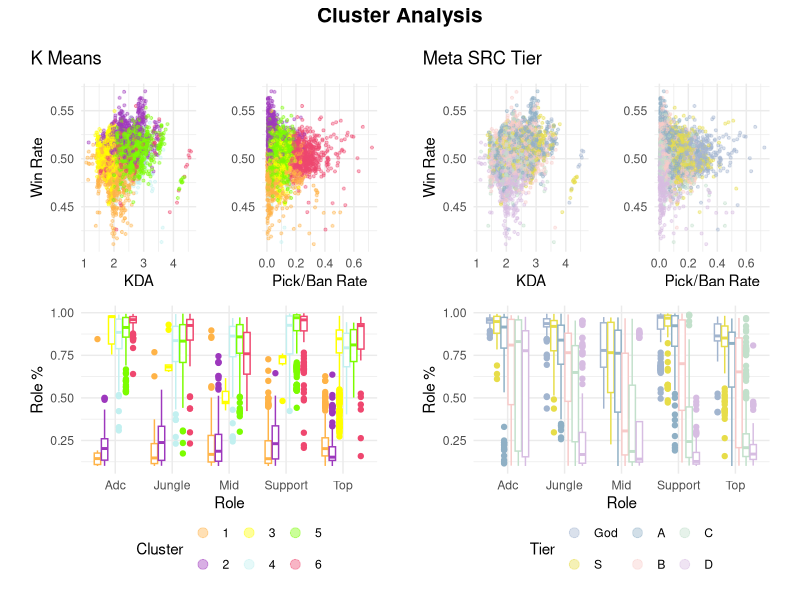
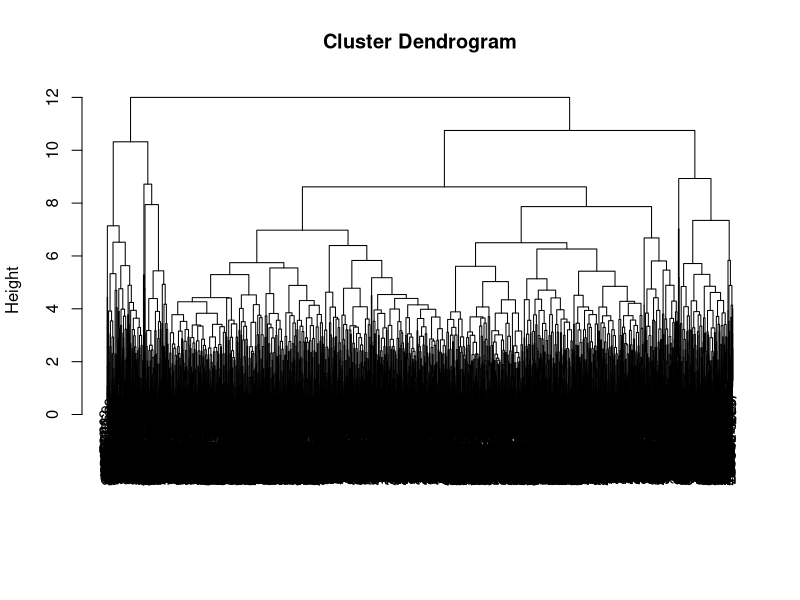
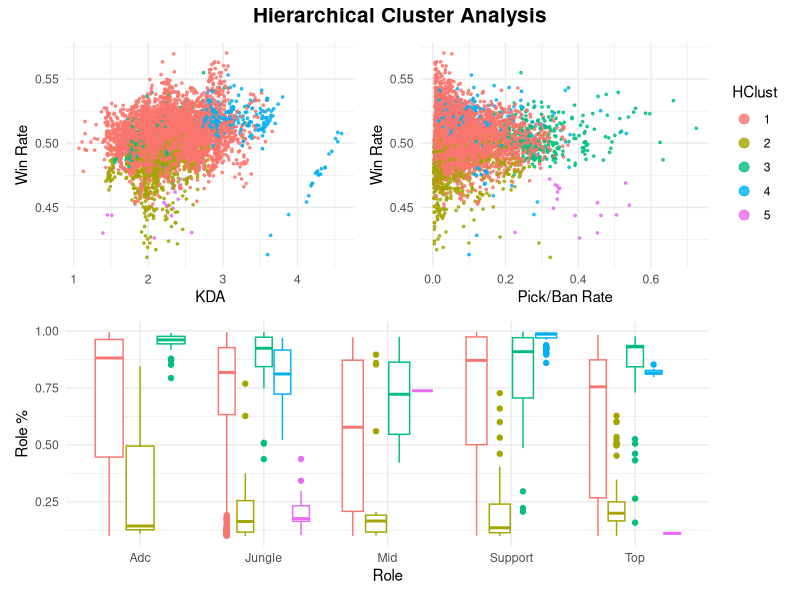
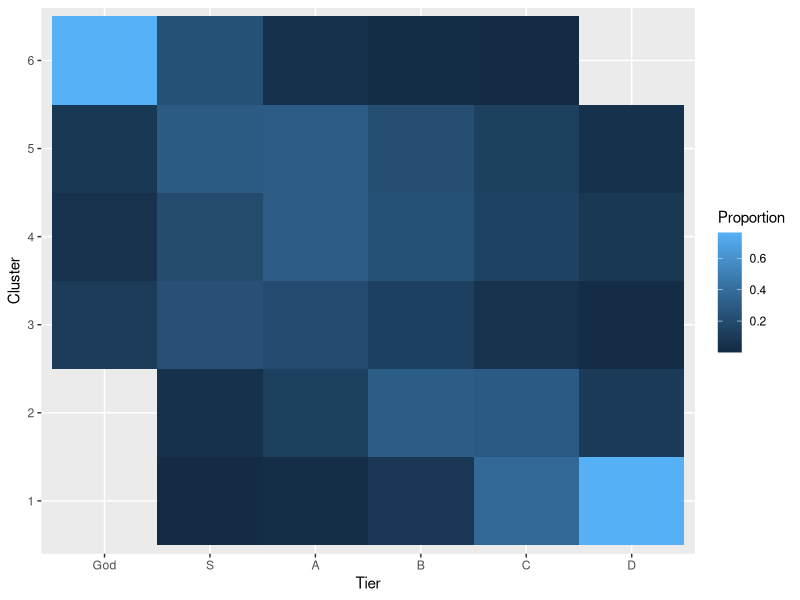

R code for these plots, in order:
## ---- chunk 1
knitr::opts_chunk$set(echo = TRUE)
set.seed(27) #DO NOT CHANGE THIS SEED IT IS NEEDED FOR REPRODUCABILITY SO OUR DATA WILL MAKE SENSE WITH THE WORDS WE USE PLEASE DONT CHANGE KEEP AT 27 PLEASE GOD KEEP AT 27
library(tidyverse)
library(patchwork)

## ---- chunk 2
leaguedf <- read_csv('../data_sets/S13LeagueOfLegendsData.csv', 
                      col_types=c('c', 'c', 'c', 'c', 'c', 'd', 'd', 'd', 'd', 'd', 'd', 'd', 'c'), 
                      col_names=c('rowno', 'Name', 'Class', 'Role', 'Tier', 'Score', 'Trend', "WinRate", "RoleRate", "PickRate", "BanRate", 'KDA', 'Patch'), skip=1) %>%
  column_to_rownames("rowno") %>% 
  mutate(PickBanRate = PickRate + BanRate, 
         Patch = as.numeric(str_replace(Patch, '(.*?)_(.*?)', '')), 
         Role = str_to_title(Role))
leaguedf$Tier = as.factor(leaguedf$Tier) %>%
  fct_relevel(c("God", "S", "A", "B", "C", "D"))

head(leaguedf, 5)

## ---- chunk 3
palette_warm <- c("#FFB347", "#9D38BD", "#FFFF00", "#C2F0F0", "#7CFC00", "#EF476F")
palette_cool <- c("#A2B5CF", "#E7DD49", "#8FB0C5", "#F7CAC9", "#C2E0CB", "#D7BDE2")


## ---- chunk 4
#Cluster Analysis with K-Means


#Step 1: Normalize Data:
#First drop icky Vars and then Dummy encode Name, Class, and Role
#This is a high dimensional Data set

Normaldf <- leaguedf %>%
  select(-c(Tier, Score, Trend, PickBanRate)) %>%
    pivot_wider(names_from = Role,
              values_from = Role,
              values_fn = function(x) 1,
              values_fill = 0) %>%
    mutate(Class = paste("Class: ", Class, sep = '')) %>%
    pivot_wider(names_from = Class,
                values_from = Class,
                values_fn = function(x) 1,
                values_fill = 0) %>%
    pivot_wider(names_from = Name,
                values_from = Name,
                values_fn = function(x) 1,
                values_fill =0) %>%
  mutate(
    WinRate = (WinRate - mean(WinRate))/sd(WinRate),
    RoleRate = (RoleRate - mean(RoleRate))/ sd(RoleRate),
    PickRate = (PickRate - mean(PickRate)) / sd(PickRate),
    BanRate = (BanRate - mean(BanRate)) / sd(BanRate),
    KDA = (KDA - mean(KDA)) / sd(KDA),
    Patch = (Patch -mean(Patch)) / sd(Patch)
  )
  
#Step 2: Clusterize the Data

data <- kmeans(Normaldf, centers = 6, nstart = 25)

leaguedf$Cluster = as.factor(data$cluster)

#Reproducibility for Graphing purposes

ordering <- leaguedf %>%
  group_by(Cluster) %>%
  summarize(RoleRate = mean(RoleRate)) %>%
  arrange(RoleRate) %>%
  mutate(transformation = row_number())

transform <- function (x) {
  temp <- ordering %>%
    filter(Cluster == x)
  return (temp[[1, 3]])
}

leaguedf$Cluster <- sapply(leaguedf$Cluster, transform)

leaguedf <- leaguedf %>%
  mutate(Cluster = as.factor(Cluster))

plot1a <- leaguedf %>%
  ggplot() + 
  geom_point(mapping = aes(x = KDA, y = WinRate, color = Cluster), size = 0.75, alpha = 0.4) + 
  labs(x = "KDA", y = "Win Rate") + 
  theme_minimal()+ 
  theme(legend.position = "none") + 
  scale_color_manual(values = palette_warm)

plot1b <- leaguedf %>%
  ggplot() +
  geom_point(mapping = aes(x = PickBanRate, y = WinRate, color = Cluster), size = 0.75, alpha = 0.4) + 
  labs(x= "Pick/Ban Rate", y= "") + 
  theme_minimal()+ 
  scale_color_manual(values = palette_warm)+ 
  theme(legend.position = "bottom")+
     guides(color = guide_legend(override.aes = list(size = 3) ) )

plot1c <- leaguedf %>%
  ggplot() + 
  geom_boxplot(mapping = aes(x = Role, y = RoleRate, color = Cluster)) +
    labs(x = "Role", y = "Role %") + 
  theme_minimal() + 
  scale_color_manual(values = palette_warm)+ 
  theme(legend.position = "none")
design <- "
12
12
12
12
33
33
33
33
44"

KMeans <- wrap_elements(plot1a + plot1b + plot1c + guide_area() + 
  plot_layout(design = design, guides = "collect") &
  plot_annotation(title = "K Means"))


plot1a <- leaguedf %>%
  ggplot() + 
  geom_point(mapping = aes(x = KDA, y = WinRate, color = Tier), size = 0.75, alpha = 0.4) + 
  labs(x = "KDA", y = "Win Rate") + 
  theme_minimal()+ 
  scale_color_manual(values = palette_cool)+ 
  theme(legend.position = "none")

plot1b <- leaguedf %>%
  ggplot() +
  geom_point(mapping = aes(x = PickBanRate, y = WinRate, color = Tier), size = 0.75, alpha = 0.4) + 
  labs(x= "Pick/Ban Rate", y= "") + 
  theme_minimal()+ 
  scale_color_manual(values = palette_cool)+ 
  theme(legend.position = "bottom")+
     guides(color = guide_legend(override.aes = list(size = 3)))

plot1c <- leaguedf %>%
  ggplot() + 
  geom_boxplot(mapping = aes(x = Role, y = RoleRate, color = Tier)) + 
  labs(x = "Role", y = "Role %") + 
  scale_color_manual(values = palette_cool)+ 
  theme_minimal() + 
  theme(legend.position = "none")


Meta_Tiers <- wrap_elements(plot1a + plot1b + plot1c + guide_area() + 
  plot_layout(design = design, guides = "collect") &
  plot_annotation(title = "Meta SRC Tier"))


(KMeans | Meta_Tiers) & plot_annotation(title = "Cluster Analysis") & 
  theme(plot.title = element_text(hjust = 0.5, size = 15, face = 'bold')) 
## ---- chunk 5

#If we use pickbanrate instead of pick rate and ban rate we get a much more interesting clustering with Heirarchical clustering

Normaldf2 <- leaguedf %>%
  select(-c(Tier, Score, Trend, PickRate, BanRate)) %>%
    pivot_wider(names_from = Role,
              values_from = Role,
              values_fn = function(x) 1,
              values_fill = 0) %>%
    mutate(Class = paste("Class: ", Class, sep = '')) %>%
    pivot_wider(names_from = Class,
                values_from = Class,
                values_fn = function(x) 1,
                values_fill = 0) %>%
    pivot_wider(names_from = Name,
                values_from = Name,
                values_fn = function(x) 1,
                values_fill =0) %>%
  mutate(
    WinRate = (WinRate - mean(WinRate))/sd(WinRate),
    RoleRate = (RoleRate - mean(RoleRate))/ sd(RoleRate),
    PickBanRate = (PickBanRate - mean(PickBanRate)) / sd(PickBanRate),
    KDA = (KDA - mean(KDA)) / sd(KDA),
    Patch = (Patch -mean(Patch)) / sd(Patch)
  )

HCluster <- hclust(dist(Normaldf2))

plot(HCluster, xlab = '', sub = '', cex = .9) #Dendrogram!!!

leaguedf$HClust <- as.factor(cutree(HCluster, 5))

plot1a <- leaguedf %>%
  ggplot() + 
  geom_point(mapping = aes(x = KDA, y = WinRate, color = HClust), size = 0.6, alpha = 0.8) + 
  labs(x = "KDA", y = "Win Rate") + 
  theme_minimal()+ 
  theme(legend.position = "none")

plot1b <- leaguedf %>%
  ggplot() +
  geom_point(mapping = aes(x = PickBanRate, y = WinRate, color = HClust), size = 0.6, alpha = 0.8) + 
  labs(x= "Pick/Ban Rate", y= "Win Rate") + 
  theme_minimal()+ 
  theme(legend.position = "right")+
     guides(color = guide_legend(override.aes = list(size = 3) ) )

plot1c <- leaguedf %>%
  ggplot() + 
  geom_boxplot(mapping = aes(x = Role, y = RoleRate, color = HClust)) +
    labs(x = "Role", y = "Role %") + 
  theme_minimal() + 
  theme(legend.position = "none")



((plot1a | plot1b) / plot1c )& 
  plot_layout(guides = "collect") &
  plot_annotation(title = "Hierarchical Cluster Analysis")  & theme(plot.title = element_text(hjust = 0.5, size = 15, face = 'bold'))
## ---- chunk 6


Propdf <- leaguedf %>%
  group_by(Tier, Cluster) %>%
  summarize(count = n()) %>%
  ungroup() %>%
  group_by(Tier) %>%
  mutate(Proportion = count / sum(count)) %>%
  arrange(desc(Proportion))

heatplot <- Propdf %>%
  ggplot() +
  geom_tile(mapping = aes(x = Tier, y = Cluster, fill = Proportion))

heatplot

